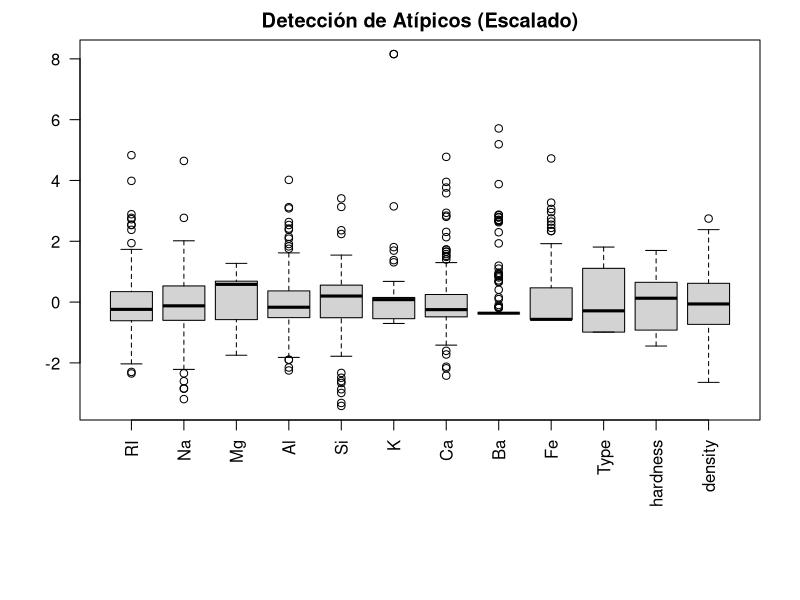
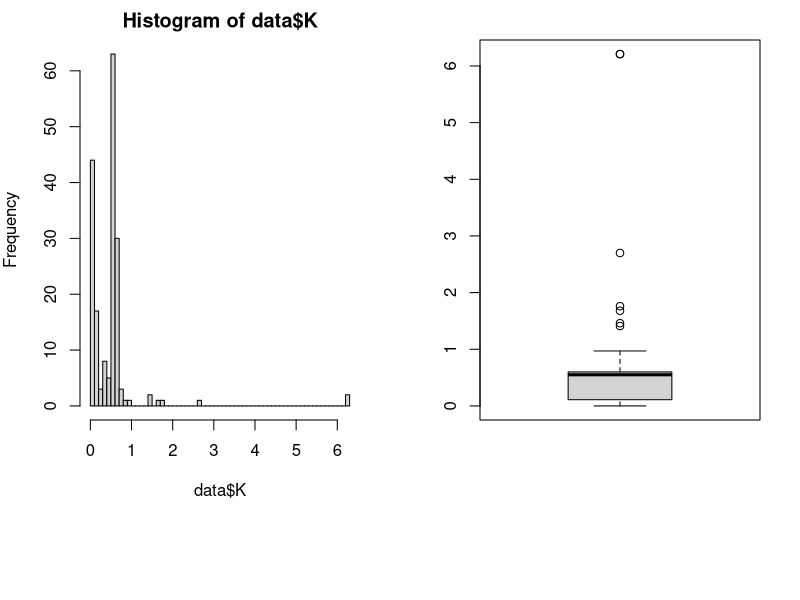
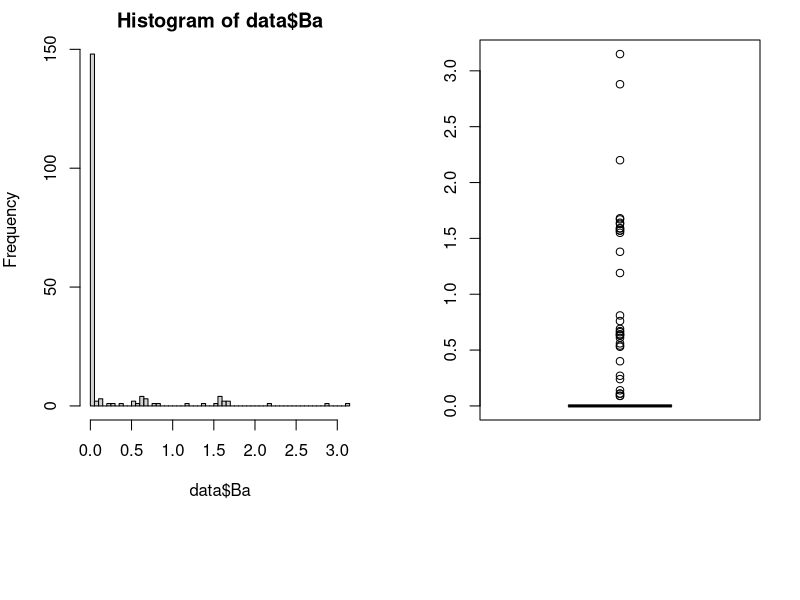
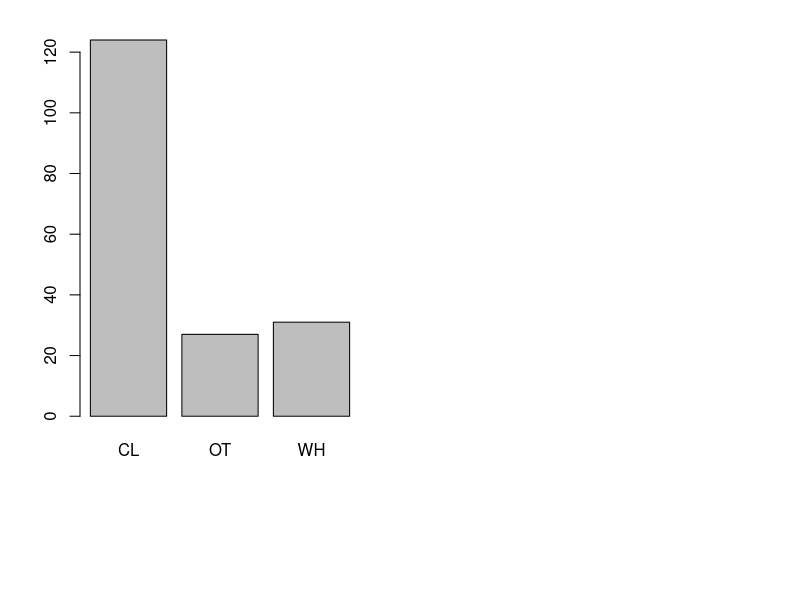

Generate these figures, in order, with R: (Note: this script raises an error after producing the figures.)
## ---- chunk 1
knitr::opts_chunk$set(echo = FALSE, cache = FALSE, include = TRUE, warning = FALSE, message = FALSE)

# Función para cargar o instalar paquetes si faltan
cargar_paquete <- function(paquete) {
  if (!require(paquete, character.only = TRUE)) {
    install.packages(paquete, repos = "[https://cran.rstudio.com/](https://cran.rstudio.com/)", lib = Sys.getenv("R_LIBS_USER"))
    library(paquete, character.only = TRUE)
  }
}

cargar_paquete("readr")
cargar_paquete("tinytex")
cargar_paquete("dplyr")
## ---- chunk 2

data <- read.csv("10A_cristales.csv", row.names = 14, as.is = TRUE)


data<- rename(data,  "transparency" = "tranparency")

View(data)

## ---- chunk 3
descData = data.frame("variable" = colnames(data),
                      "tipo" = c(rep("numerical", 11), 
                                 rep("categorical", 2), 
                                 rep("numerical", ncol(data) - 13)))
rownames(descData) = colnames(data)
descData
## ---- chunk 4
## Numéricas
# Filtramos para asegurar que solo usamos columnas que R reconoce como números
vars_num <- descData$variable[descData$tipo == "numerical"]
data_num <- data[, vars_num]
# Forzamos que todo sea numérico por si acaso
data_num <- as.data.frame(lapply(data_num, as.numeric))

summary(data_num)

# Variabilidad (desviación típica)
mySD = apply(data_num, 2, sd, na.rm = TRUE)

# Coeficiente de variación
myMU = colMeans(data_num, na.rm = TRUE)
myCV = mySD / myMU
sort(myCV)

## Categóricas
vars_cat <- descData$variable[descData$tipo == "categorical"]
apply(data[, vars_cat], 2, table, useNA = "ifany")

apply(data[, vars_cat], 2,
      function (x) round(100*table(x)/sum(table(x)), 2))
## ---- chunk 5
data$thermal_exp <-NULL
View(data)

## ---- chunk 6
# 1. Seleccionamos SOLO las columnas que son realmente números en el dataset 'data'
# Esto evita depender de 'descData', que parece estar dando problemas
data_solo_numeros <- data[, sapply(data, is.numeric)]

# 2. Eliminamos columnas que tengan TODO valores NA (si las hay)
data_solo_numeros <- data_solo_numeros[, colSums(!is.na(data_solo_numeros)) > 0]

# 3. Graficamos con un control de margen para que se vean los nombres
par(mar = c(9, 4, 2, 2))
boxplot(scale(data_solo_numeros), las = 2, main = "Detección de Atípicos (Escalado)")
## ---- chunk 7
par(mfrow=c(1,2))
hist(data$K, 50)
boxplot(data$K)
table(data$K)
## ---- chunk 8
data[which(data$K > 3), "K"] = NA
summary(data$K)
table(data$K)
## ---- chunk 9
par(mfrow=c(1,2))
hist(data$Ba, 50)
boxplot(data$Ba)
table(data$K)
## ---- chunk 10
## Color (por ser discreta con pocos valores diferentes, utilizaremos un gráfico de barras)
barplot(table(data$color))

## Tranparency (por ser discreta con pocos valores diferentes, utilizaremos un gráfico de barras)
barplot(table(data$tranparency))
## ---- chunk 11
matriz_dummies <- model.matrix(~ 0 + color + tranparency, data = data)

head(matriz_dummies)
## ---- chunk 12
data_dummies <- as.data.frame(matriz_dummies)
data_final <- cbind(data[, !(names(data) %in% c("color", "tranparency", "id"))], data_dummies)
head(data_final)
## ---- chunk 13
plot(density(data$Na), main = "Densidad Na (Original)", 
     col = "blue3", lwd = 2, xlab = "Contenido de Sodio")


data$Na_log <- log2(data$Na)
plot(density(data$Na_log), main = "Densidad Na (Transformada log2)", 
     col = "red3", lwd = 2, xlab = "Log2(Na)")

columnas_numericas <- c("RI", "Na", "Mg", "Al", "Si", "K", "Ca", "Ba", "Fe")
data_normalizada <- data
data_normalizada[columnas_numericas] <- scale(data[columnas_numericas])

colMeans(data_normalizada[columnas_numericas])
apply(data_normalizada[columnas_numericas], 2, sd)
## ---- chunk 14
# 1. Definir las columnas numéricas que se van a estandarizar

columnas_a_escalar <- c("RI", "Na", "Mg", "Al", "Si", "K", "Ca", "Ba", "Fe", 
                        "Type", "hardness", "density","thermal_exp",
                        "colorCL", "colorOT", "colorWH",
                        "tranparencyTL","tranparencyTP") 

# 2. Aplicar el escalado (Z-score)
data_final_escalada <- data_final
data_final_escalada[columnas_a_escalar] <- scale(data_final[columnas_a_escalar])

# 3. Comprobar resultados 

print("Medias (deben ser casi 0):")
print(round(colMeans(data_final_escalada[columnas_a_escalar]), 5))
print("Desviaciones típicas (deben ser 1):")
print(round(apply(data_final_escalada[columnas_a_escalar], 2, sd), 5))
